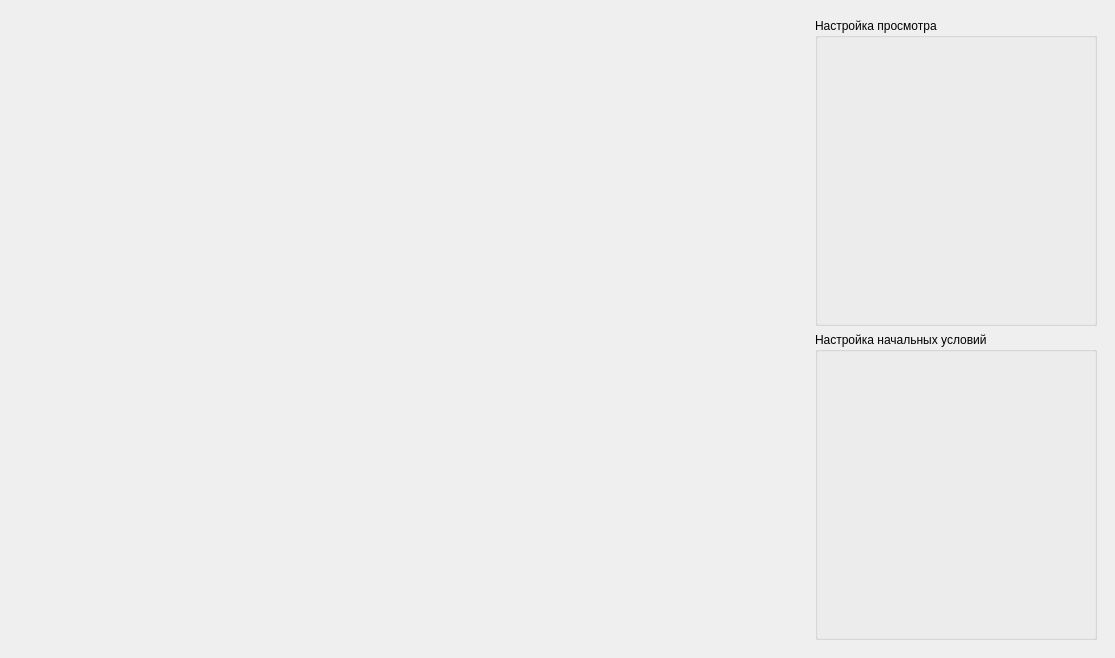
<?xml version="1.0" encoding="UTF-8"?>
<ui version="4.0">
 <class>MainWindow</class>
 <widget class="QMainWindow" name="MainWindow">
  <property name="geometry">
   <rect>
    <x>0</x>
    <y>0</y>
    <width>1115</width>
    <height>658</height>
   </rect>
  </property>
  <property name="windowTitle">
   <string>Fire</string>
  </property>
  <widget class="QWidget" name="centralwidget">
   <layout class="QHBoxLayout" name="horizontalLayout">
    <item>
     <widget class="QCustomPlot" name="widget" native="true"/>
    </item>
    <item>
     <widget class="QWidget" name="widget_2" native="true">
      <property name="maximumSize">
       <size>
        <width>300</width>
        <height>16777215</height>
       </size>
      </property>
      <layout class="QVBoxLayout" name="verticalLayout">
       <item>
        <widget class="QGroupBox" name="plotSettingsBox">
         <property name="title">
          <string>Настройка просмотра</string>
         </property>
        </widget>
       </item>
       <item>
        <widget class="QGroupBox" name="initialSettingsBox">
         <property name="title">
          <string>Настройка начальных условий</string>
         </property>
        </widget>
       </item>
      </layout>
     </widget>
    </item>
   </layout>
  </widget>
 </widget>
 <customwidgets>
  <customwidget>
   <class>QCustomPlot</class>
   <extends>QWidget</extends>
   <header>qcustomplot.h</header>
   <container>1</container>
  </customwidget>
 </customwidgets>
 <resources/>
 <connections/>
</ui>
